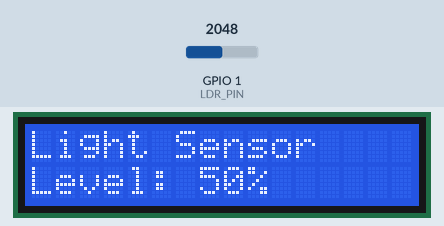
Recording of a program running on a simulated ESP32-S3. On the bench: 16×2 character LCD. Inputs (shaded band) come from the test bench; at power-on: GPIO 1 (LDR_PIN) = 2048 (analog values on the 0–4095 scale). What the program prints to the serial monitor is not drawn.

Above: at 1.6 s.
1.7 s: GPIO 1 (LDR_PIN) set to 2866
At 2.5 s:
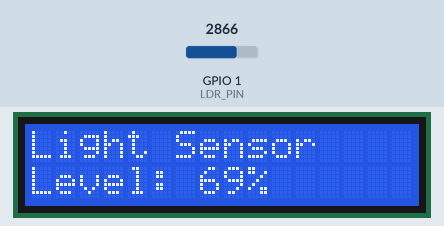
3.5 s: GPIO 1 (LDR_PIN) set to 3603
At 5.2 s:
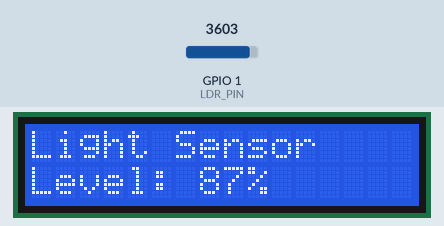
5.5 s: GPIO 1 (LDR_PIN) set to 4095
At 6.7 s:
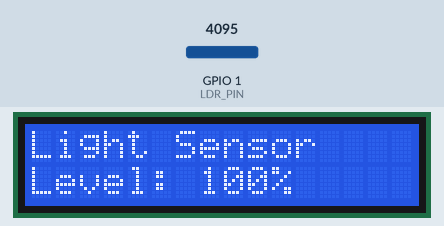
Timing chart, 0 to 8.5 s (numbered marks = the images above; inputs shaded):
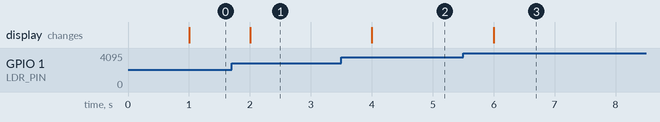

Measured:
- after the input at 1.7 s, the display: changes after 0.30 s (image 1)
- after the input at 3.5 s, the display: changes after 0.50 s (image 2)
- after the input at 5.5 s, the display: changes after 0.50 s (image 3)

The program:

main.cpp
```cpp
#include <Arduino.h>
#include <LiquidCrystal.h>

static const int LDR_PIN = 1;    // ADC1_CH0 — right header I4, tapped at J4
static const int LCD_RS  = 2;    // right header I5,  tapped at J5
static const int LCD_EN  = 42;   // right header I6,  tapped at J6
static const int LCD_D4  = 41;   // right header I7,  tapped at J7
static const int LCD_D5  = 40;   // right header I8,  tapped at J8
static const int LCD_D6  = 39;   // right header I9,  tapped at J9
static const int LCD_D7  = 38;   // right header I10, tapped at J10

static const unsigned long UPDATE_MS = 1000;

LiquidCrystal lcd(LCD_RS, LCD_EN, LCD_D4, LCD_D5, LCD_D6, LCD_D7);

void setup() {
  Serial.begin(115200);
  Serial.println("BOOT");
  Serial.flush();

  analogReadResolution(12);

  lcd.begin(16, 2);
  lcd.print("Light Sensor");
}

void loop() {
  static unsigned long lastUpdate = 0;
  unsigned long now = millis();

  if (now - lastUpdate >= UPDATE_MS) {
    lastUpdate = now;

    int raw = analogRead(LDR_PIN);
    int pct = map(raw, 0, 4095, 0, 100);

    lcd.setCursor(0, 1);
    lcd.print("Level: ");
    lcd.print(pct);
    lcd.print("%   ");

    Serial.printf("{\"raw\":%d,\"pct\":%d}\n", raw, pct);
    Serial.flush();
  }
}
```
